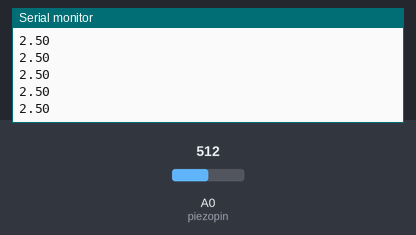
This sketch was run on a simulated Arduino Uno, built with avr-gcc and run on an emulated ATmega328P. On the bench: the last lines printed to the serial monitor. Inputs (shaded band) come from the test bench; at power-on: A0 (piezopin) = 512.

Above: at 1.2 s.
1.3 s: A0 (piezopin) set to 716
At 1.9 s:
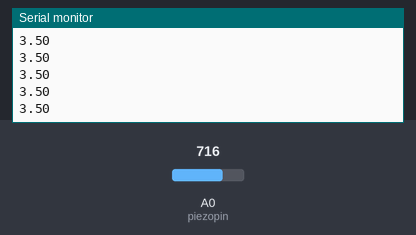
2.8 s: A0 (piezopin) set to 900
At 3.9 s:
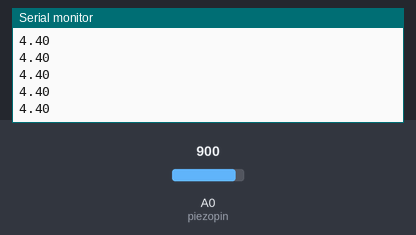
Timing chart, 0 to 5.8 s (numbered marks = the images above; inputs shaded):
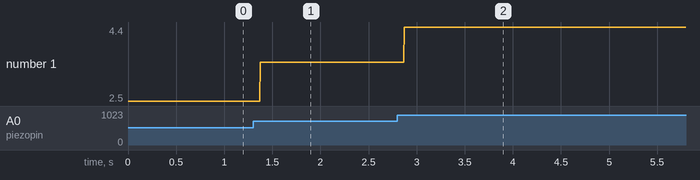

Measured:
- after the input at 1.3 s, the serial monitor: prints a new line after 0.07 s (image 1)
- after the input at 2.8 s, the serial monitor: prints a new line after 0.07 s (image 2)
- plotted number 1: 2.5 → 3.5 after the input at 1.3 s, 3.5 → 4.4 after the input at 2.8 s

The sketch:

piezo_voltage_test.ino
```cpp
/*

*/
//definepins
const int piezopin = A0;

//

void setup() {
  Serial.begin(9600);
}

void loop() {
    int piezoADC = analogRead(piezopin);
    float piezoV = piezoADC / 1023.0 * 5.0;
      Serial.println(piezoV);


}
```
